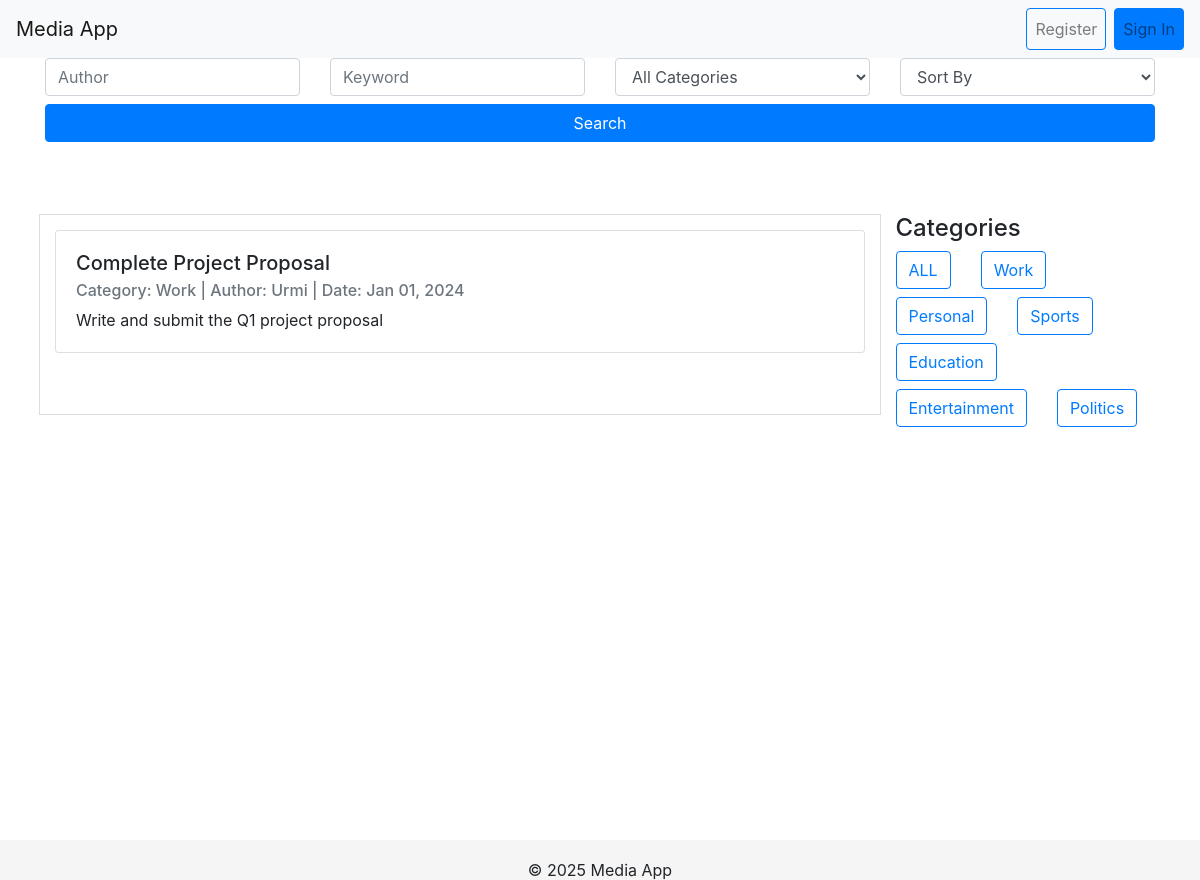
/category/Work/, run on the app's committed database.
### mediaApp/models.py (models this page shows, shortened)
class Post(models.Model):
    title = models.CharField(max_length=200)
    description = models.TextField(blank=True)
    category = models.ForeignKey(Category, on_delete=models.CASCADE, related_name='tasks')
    created_at = models.DateTimeField(auto_now_add=True)
    updated_at = models.DateTimeField(auto_now=True)
    user = models.ForeignKey(User, on_delete=models.CASCADE, related_name='tasks')

class Category(models.Model):
    name = models.CharField(max_length=100)
    description = models.TextField(blank=True)
    created_at = models.DateTimeField(auto_now_add=True)
    updated_at = models.DateTimeField(auto_now=True)
    class Meta:
        verbose_name_plural = "Categories"

### mediaApp/views.py (the view)
# urls.py: path('category/<str:category_name>/', views.category_posts, name = "category_posts"),
def category_posts(request, category_name):
    category = get_object_or_404(Category, name=category_name)
    posts = Post.objects.filter(category=category)
    categories = Category.objects.all()
    author = request.GET.get('author', '')
    if author:
        posts = posts.filter(user__username__icontains=author)
    keyword = request.GET.get('keyword', '')
    if keyword:
        posts = posts.filter(title__icontains=keyword) | posts.filter(description__icontains=keyword)
    sort_by = request.GET.get('sort_by', '')
    if sort_by == 'newest':
        posts = posts.order_by('-created_at')
    elif sort_by == 'oldest':
        posts = posts.order_by('created_at')
    return render(request, 'mediaApp/home.html', {'posts': posts, 'categories': categories, 'selected_category': category_name})

### mediaApp/templates/mediaApp/home.html (shortened to what this page needs)
<!DOCTYPE html>
<html lang="en">
<head>
    <link rel="stylesheet" href="https://stackpath.bootstrapcdn.com/bootstrap/4.5.2/css/bootstrap.min.css">
    <link rel="stylesheet" href="https://cdn.jsdelivr.net/npm/bootstrap-icons@1.7.2/font/bootstrap-icons.css">
</head>
<body>
    <nav class="navbar navbar-expand-lg navbar-light bg-light">
        <a class="navbar-brand" href="{% url 'home' %}">Media App</a>
        <div class="collapse navbar-collapse" id="navbarNav">
            <ul class="navbar-nav ml-auto">
                {% if user.is_authenticated %}
                    <li class="nav-item dropdown">
                        <a class="nav-link dropdown-toggle" href="#" id="profileDropdown" role="button" data-toggle="dropdown" aria-haspopup="true" aria-expanded="false">
                            {{ user }}
                        </a>
                        <div class="dropdown-menu dropdown-menu-right" aria-labelledby="profileDropdown">
                            <a class="dropdown-item" href="{% url 'logout' %}">Logout</a>
                            <a class="dropdown-item" href="{% url 'profile_post' %}">My posts</a>
                        </div>
                    </li>
                {% else %}
                    <li class="nav-item">
                        <a class="nav-link btn btn-outline-primary mr-2" href="{% url 'register' %}">Register</a>
                    </li>
                    <li class="nav-item">
                        <a class="nav-link btn btn-primary" href="{% url 'login' %}">Sign In</a>
                    </li>
                {% endif %}
            </ul>
        </div>
    </nav>
    <div class="container mb-4">
        <form method="GET" action="{% url 'home' %}">
            <div class="row">
                <div class="col-md-3">
                    <input type="text" name="author" class="form-control" placeholder="Author" value="{{ request.GET.author }}">
                </div>
                <div class="col-md-3">
                    <input type="text" name="keyword" class="form-control" placeholder="Keyword" value="{{ request.GET.keyword }}">
                </div>
                <div class="col-md-3">
                    <select name="category" class="form-control">
                        <option value="">All Categories</option>
                    </select>
                </div>
                <div class="col-md-3">
                    <select name="sort_by" class="form-control">
                        <option value="">Sort By</option>
                    </select>
                </div>
                <div class="col-md-12 mt-2">
                    <button type="submit" class="btn btn-primary w-100">Search</button>
                </div>
            </div>
        </form>
    </div>
    <div class="container px-4 py-5">
        <div class="row">
            <div class="blog-card col-md-9">
                {% if posts %}
                    {% for post in posts %}
                        <div class="card mb-3">
                            <div class="card-body">
                                <h5 class="card-title">{{ post.title }}</h5>
                                <h6 class="card-subtitle mb-2 text-muted">
                                    Category: {{ post.category.name }} | Author: {{ post.user }} | Date: {{ post.created_at|date:"M d, Y" }}
                                </h6>
                                <p class="card-text">{{ post.description }}</p>
                            </div>
                        </div>
                    {% endfor %}
                {% else %}
                    <p class="text-center text-muted">No posts are available matching your criteria.</p>
                {% endif %}
            </div>
            <div class="col-md-3">
                <h4>Categories</h4>
                <div class="row">
                    <div class="col-auto mb-2"><a href="{% url 'home' %}" class="btn btn-outline-primary">ALL</a></div>
                    {% for category in categories %}
                        <div class="col-auto mb-2"><a href="{% url 'category_posts' category.name %}" class="btn btn-outline-primary">{{category.name}}</a></div>
                    {% endfor %}
                </div>
            </div>
        </div>
    </div>
    {% include "mediaApp/footer.html" %}
</body>
</html>

### mediaApp/templates/mediaApp/home.html (style rules this page uses)
html { position: relative; min-height: 100%; }
body { margin-bottom: 60px; }
.navbar { position: sticky; top: 0; z-index: 1000; background-color: #f8f9fa; }
.blog-card { max-height: 90vh; overflow-y: auto; border: 1px solid #ddd; padding: 15px; margin-bottom: 20px; }

### data on the page
Post: title "Complete Project Proposal", category.name "Work", user "Urmi", created_at "Jan 01, 2024", description "Write and submit the Q1 project proposal"
Category: name "Work"
Category: name "Personal"
Category: name "Sports"
Category: name "Education"
Category: name "Entertainment"
Category: name "Politics"
